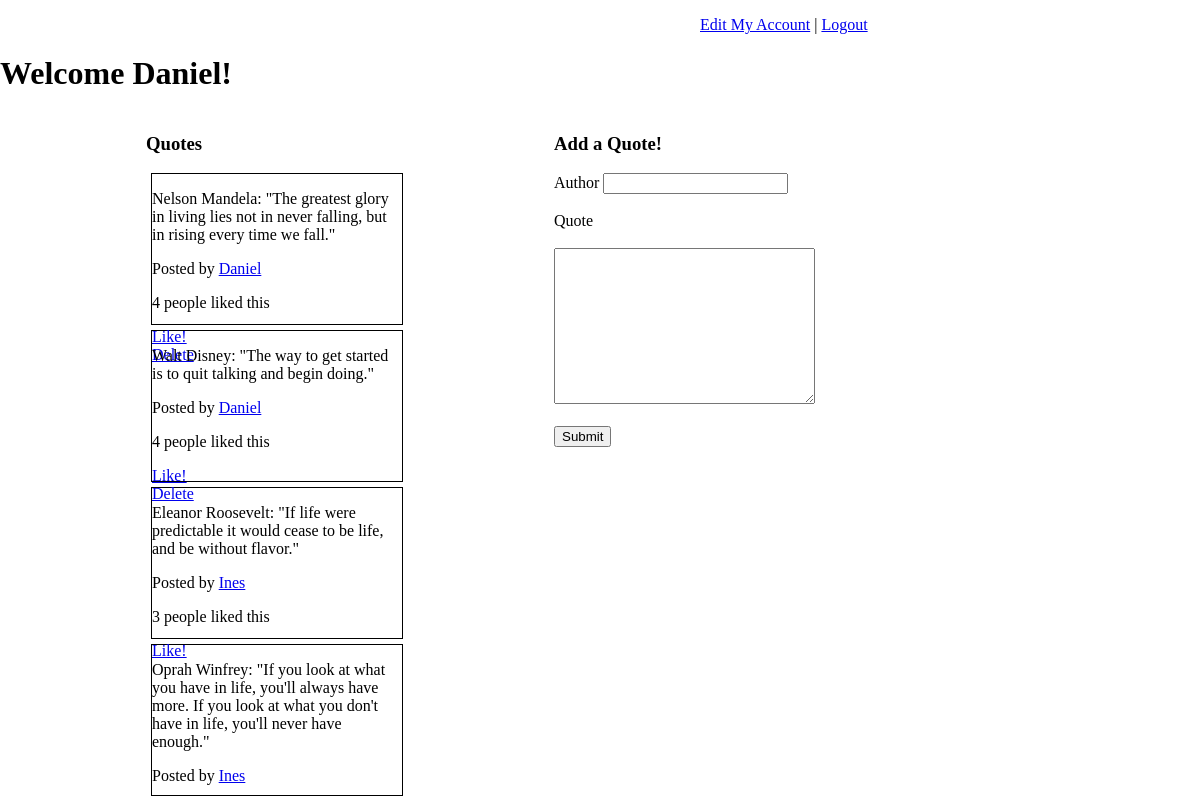
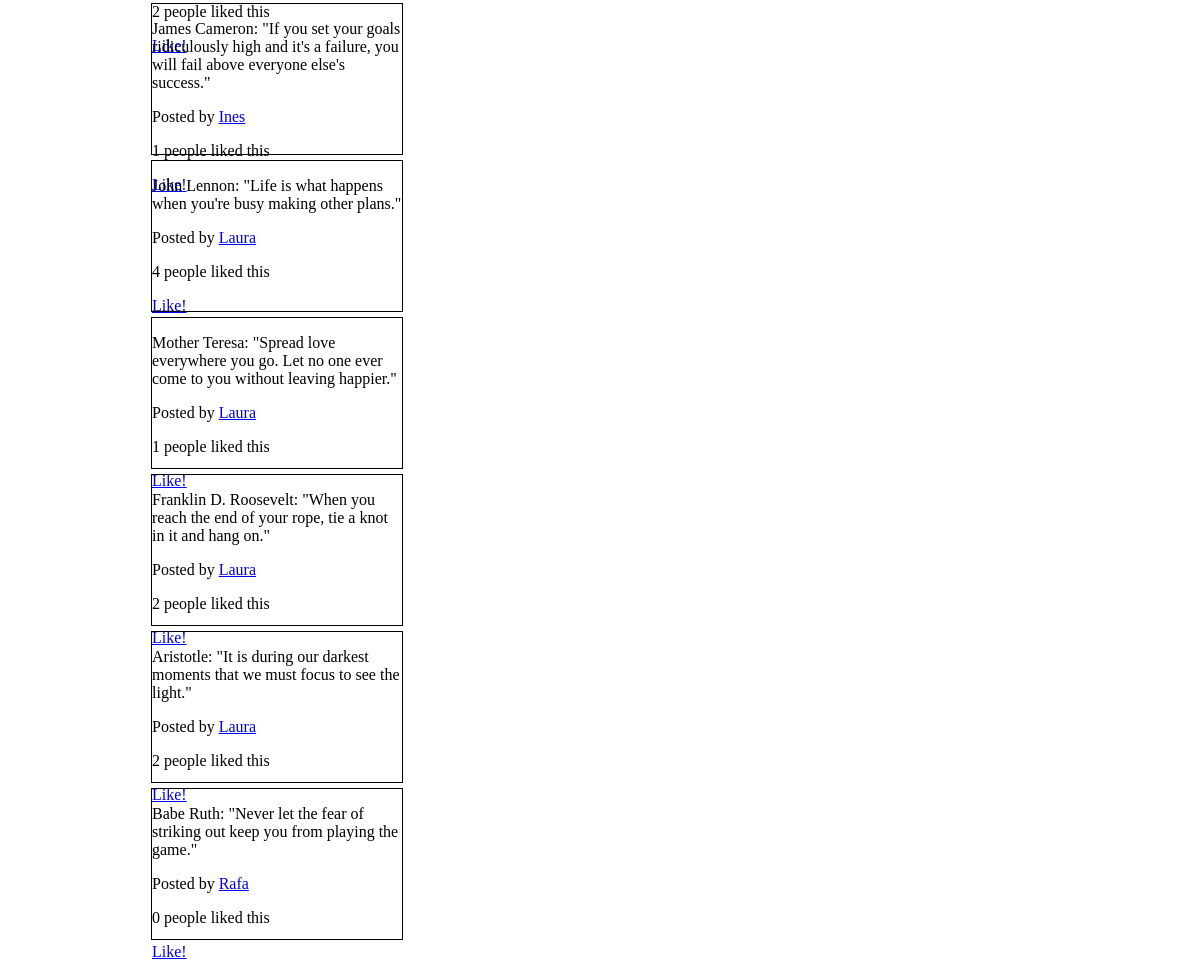
/quotes (signed in), run on the app's committed database (2 pictures, top to bottom).
### belt_exam_app/models.py (models this page shows, shortened)
class User(models.Model):
    first_name = models.CharField(max_length=255)
    last_name = models.CharField(max_length=255)
    email = models.CharField(max_length=255)
    password = models.CharField(max_length=255)
    created_at = models.DateTimeField(auto_now_add=True)
    updated_at = models.DateTimeField(auto_now_add=True)
    objects = UserManager()

class Quote(models.Model):
    author = models.CharField(max_length=255, null= True)
    content = models.TextField()
    user = models.ForeignKey(User,related_name="quotes",on_delete=models.CASCADE)    # one to many
    likes = models.ManyToManyField(User, related_name="liked_quotes")    # many to many
    created_at = models.DateTimeField(auto_now_add=True)
    updated_at = models.DateTimeField(auto_now_add=True)
    objects = QuoteManager()

### belt_exam_app/views.py (the view)
# urls.py: path("quotes", views.quotes),
def quotes(request):
    if "userLoggedIn" not in request.session:
        messages.error(request, "Please, log in first")
        return redirect("/")
    context = {
        "userLoggedIn" : User.objects.get(id= request.session["userLoggedIn"]),
        "allQuotes" : Quote.objects.all(),
    }
    return render(request, "quotes.html", context)

### belt_exam_app/templates/quotes.html (shortened to what this page needs)
<!DOCTYPE html>
<html lang="en">
<head>
    {% load static %}
    <link rel="stylesheet" href="{% static 'css/style.css' %}">
</head>
<body>
    <p style="margin-left: 700px;"><a href="/edit/{{userLoggedIn.id}}">Edit My Account</a> | <a
            href="/logout">Logout</a></p>
    <h1>Welcome {{userLoggedIn.first_name}}!</h1>
    <div id="wrapper">
        <div id="quote_big_container">
            <h3>Quotes</h3>
            {% for quote in allQuotes %}
            <div class="quote_container">
                <p>{{quote.author}}: {{quote.content}}</p>
                <p>Posted by <a href="/user/{{quote.user.id}}">{{quote.user.first_name}}</a></p>
                <p>{{quote.likes.all.count}} people liked this</p>
                <a href="/like_quote/{{quote.id}}">Like!</a>
                <br>
                {% if userLoggedIn == quote.user %}<a href="/delete_quote/{{quote.id}}">Delete</a>{% endif %}
            </div>
            {% endfor %}
        </div>
        <div id="quote_form">
            <h3>Add a Quote!</h3>
            <form action="/add_quote" method="post">
                <label for="author">Author</label>
                <input type="text" name="form_author" id="author">
                <br>
                <br>
                <label for="quote">Quote</label>
                <br>
                <br>
                <textarea name="form_content" id="quote" cols="30" rows="10"></textarea>
                <br>
                <br>
                <input type="submit" value="Submit">
            </form>
        </div>
    </div>
</body>
</html>

### belt_exam_app/static/css/style.css (style rules this page uses)
body { margin: 0px; }
#wrapper { width: 950px; height: 900px; display: flex; justify-content: space-evenly; }
.quote_container { width: 250px; height: 150px; border: 1px solid black; padding: 5x; margin: 5px; text-align: left; }
#quote_form { width: 250px; height: 150px; padding: 5x; }

### data on the page
User: first_name "Daniel"
Quote: author "Nelson Mandela", content "\"The greatest glory in living lies not in never falling, but in rising every time we fall.\"", user.first_name "Daniel", likes.all.count "4"
Quote: author "Walt Disney", content "\"The way to get started is to quit talking and begin doing.\"", user.first_name "Daniel", likes.all.count "4"
Quote: author "Eleanor Roosevelt", content "\"If life were predictable it would cease to be life, and be without flavor.\"", user.first_name "Ines", likes.all.count "3"
Quote: author "Oprah Winfrey", content "\"If you look at what you have in life, you'll always have more. If you look at what you don't have in life, you'll never have enough.\"", user.first_name "Ines", likes.all.count "2"
Quote: author "James Cameron", content "\"If you set your goals ridiculously high and it's a failure, you will fail above everyone else's success.\"", user.first_name "Ines", likes.all.count "1"
Quote: author "John Lennon", content "\"Life is what happens when you're busy making other plans.\"", user.first_name "Laura", likes.all.count "4"
Quote: author "Mother Teresa", content "\"Spread love everywhere you go. Let no one ever come to you without leaving happier.\"", user.first_name "Laura", likes.all.count "1"
Quote: author "Franklin D. Roosevelt", content "\"When you reach the end of your rope, tie a knot in it and hang on.\"", user.first_name "Laura", likes.all.count "2"
Quote: author "Aristotle", content "\"It is during our darkest moments that we must focus to see the light.\"", user.first_name "Laura", likes.all.count "2"
Quote: author "Babe Ruth", content "\"Never let the fear of striking out keep you from playing the game.\"", user.first_name "Rafa", likes.all.count "0"
